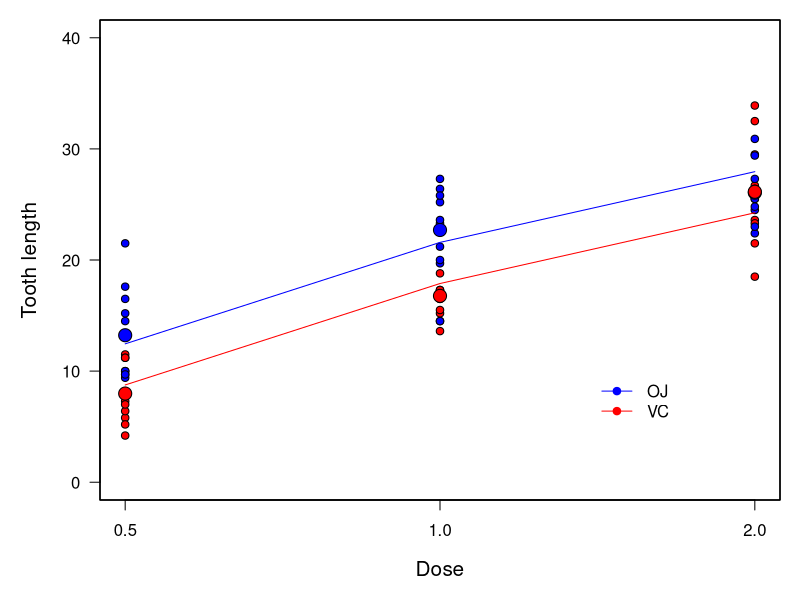
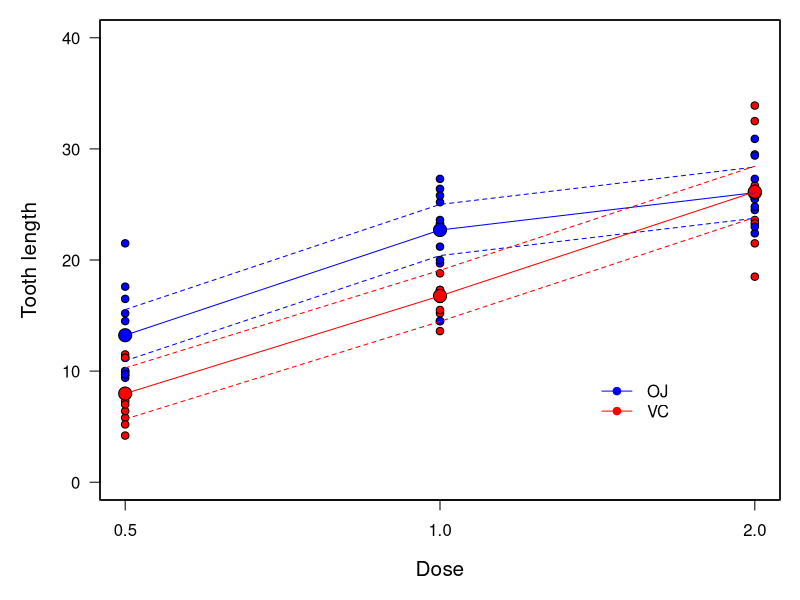

Here is the R script that generated these plots, in order:
## ---- chunk 1

## ---- chunk 2
# Convert the dose variable to a factor
  ToothGrowth$dose = as.factor(ToothGrowth$dose)
## ---- chunk 3
# Load the ToothGrowth dataset
  data("ToothGrowth")
  
# Convert dose to factor
  ToothGrowth$dose = as.factor(ToothGrowth$dose)    
    
# Run the model
  tooth.mod=lm(len~supp+dose, data=ToothGrowth)

# Get all combinations of the unique values for supplement type and dose
    levels = expand.grid(unique(ToothGrowth$supp), unique(ToothGrowth$dose))
  
# Give the new df names. These names have to match the names of the variables
# used in fitting the model
  names(levels) = c('supp', 'dose')
  
# Sort the dataframe by supplement for ease of plotting later on
  levels = levels[with(levels, order(supp)), ]  
    
# Get the observed means
  library(plyr)
  mus = ddply(ToothGrowth, c('supp', 'dose'), summarize, mean=mean(len))
  
# Make predictions from these data. Because we are interested in
# comparing the different levels here, we can look at 95% CIs instead
# of prediction intervals.
  dpreds = predict(object=tooth.mod, newdata=levels, interval='confidence')
# Now plot the predictions from this model
  # Set graphical parameters
    par(mfrow=c(1,1), mar=c(5,5,1,1))
  # Plot the raw data by supp and dose
    plot(x=as.numeric(ToothGrowth$dose), y=ToothGrowth$len, type='p',
        pch=21, bg=c('blue', 'red')[c(ToothGrowth$supp)],
        ylim=c(0,40), ylab='', xlab='', yaxt='n', xaxt='n')
  # Plot the means for Halogen lights by resin type
    par(new=TRUE)
    plot(mus$mean[mus$supp=='OJ'], pch=21, bg='blue',
      ylim=c(0,40), ylab='', xlab='', yaxt='n', xaxt='n', cex=1.75)
  # Plot the means for LED lights by resin type
    par(new=TRUE)
    plot(mus$mean[mus$supp=='VC'], pch=21, bg='red',
      ylim=c(0,40), ylab='', xlab='', yaxt='n', xaxt='n', cex=1.75)
  # Add lines for the mean and prediction intervals for halogen
    lines(dpreds[1:3,1], col='blue', lty=1)
    #lines(dpreds[1:3,2], col='blue', lty=2)
    #lines(dpreds[1:3,3], col='blue', lty=2)
  # Add lines for the mean and prediction intervals for LED
    lines(dpreds[4:6,1], col='red', lty=1)
    #lines(dpreds[4:6,2], col='red', lty=2)
    #lines(dpreds[4:6,3], col='red', lty=2)
  # Add x and y axes
    axis(side = 1, at=c(1,2,3), labels=c('0.5','1.0','2.0'))
    axis(side = 2, las=2)
  # Add labels
    mtext('Dose', side=1, line=3, cex=1.25)
    mtext('Tooth length', side=2, line=3, cex=1.25)
  # Let us have a legend
    legend(x=2.5, y=10, legend = c('OJ', 'VC'), lty=1, pch=21,
      col=c('blue', 'red'), pt.bg=c('blue', 'red'), bty='n')
## ---- chunk 4
# First, we need to get all combinations
# of the unique values for supplement
# type and dose. To do this, we will
# use the 'expand.grid' function. Note that we are
# basically telling R to cross tabulate all of the unique values of 
# supplement type with all of the unique values of dose
  levels = expand.grid(unique(ToothGrowth$supp), unique(ToothGrowth$dose))
  
# Give the new df names.
# These names have to match the
# names of the variables
# used in fitting the model
  names(levels) = c('supp', 'dose')
  
# Sort the dataframe by supplement for
# ease of plotting later on
  levels = levels[with(levels, order(supp)), ]  
## ---- chunk 5
# Load the ToothGrowth dataset
  data("ToothGrowth")
  
# Convert dose to factor
  ToothGrowth$dose = as.factor(ToothGrowth$dose)    
    
# Run the model
  tooth.mod=lm(len~supp*dose, data=ToothGrowth)

# Get all combinations of the unique
# values for supplement type and dose
  levels = expand.grid(unique(ToothGrowth$supp),
                       unique(ToothGrowth$dose))
  
# Give the new df names.
# These names have to match the names of the variables
# used in fitting the model
  names(levels) = c('supp', 'dose')
  
# Sort the dataframe by supplement for ease of plotting later on
  levels = levels[with(levels, order(supp)), ]  
    
# Get the observed means
  library(plyr)
  
  mus = ddply(ToothGrowth, c('supp', 'dose'), summarize, mean=mean(len))
# Make predictions from these data. Because we are interested in
# comparing the different levels here, we can look at 95% CIs instead
# of prediction intervals.
  dpreds = predict(object=tooth.mod, newdata=levels, interval='confidence')
# Now plot the predictions from this model
  # Set graphical parameters
    par(mfrow=c(1,1), mar=c(5,5,1,1))
  # Plot the raw data by supp and dose
    plot(x=as.numeric(ToothGrowth$dose), y=ToothGrowth$len, type='p',
        pch=21, bg=c('blue', 'red')[c(ToothGrowth$supp)],
        ylim=c(0,40), ylab='', xlab='', yaxt='n', xaxt='n')
  # Plot the means for Halogen lights by resin type
    par(new=TRUE)
    plot(mus$mean[mus$supp=='OJ'], pch=21, bg='blue',
      ylim=c(0,40), ylab='', xlab='', yaxt='n', xaxt='n', cex=1.75)
  # Plot the means for LED lights by resin type
    par(new=TRUE)
    plot(mus$mean[mus$supp=='VC'], pch=21, bg='red',
      ylim=c(0,40), ylab='', xlab='', yaxt='n', xaxt='n', cex=1.75)
  # Add lines for the mean and prediction intervals for halogen
    lines(dpreds[1:3,1], col='blue', lty=1)
    lines(dpreds[1:3,2], col='blue', lty=2)
    lines(dpreds[1:3,3], col='blue', lty=2)
  # Add lines for the mean and prediction intervals for LED
    lines(dpreds[4:6,1], col='red', lty=1)
    lines(dpreds[4:6,2], col='red', lty=2)
    lines(dpreds[4:6,3], col='red', lty=2)
  # Add x and y axes
    axis(side = 1, at=c(1,2,3), labels=c('0.5','1.0','2.0'))
    axis(side = 2, las=2)
  # Add labels
    mtext('Dose', side=1, line=3, cex=1.25)
    mtext('Tooth length', side=2, line=3, cex=1.25)
  # Let us have a legend
    legend(x=2.5, y=10, legend = c('OJ', 'VC'), lty=1, pch=21,
      col=c('blue', 'red'), pt.bg=c('blue', 'red'), bty='n')
